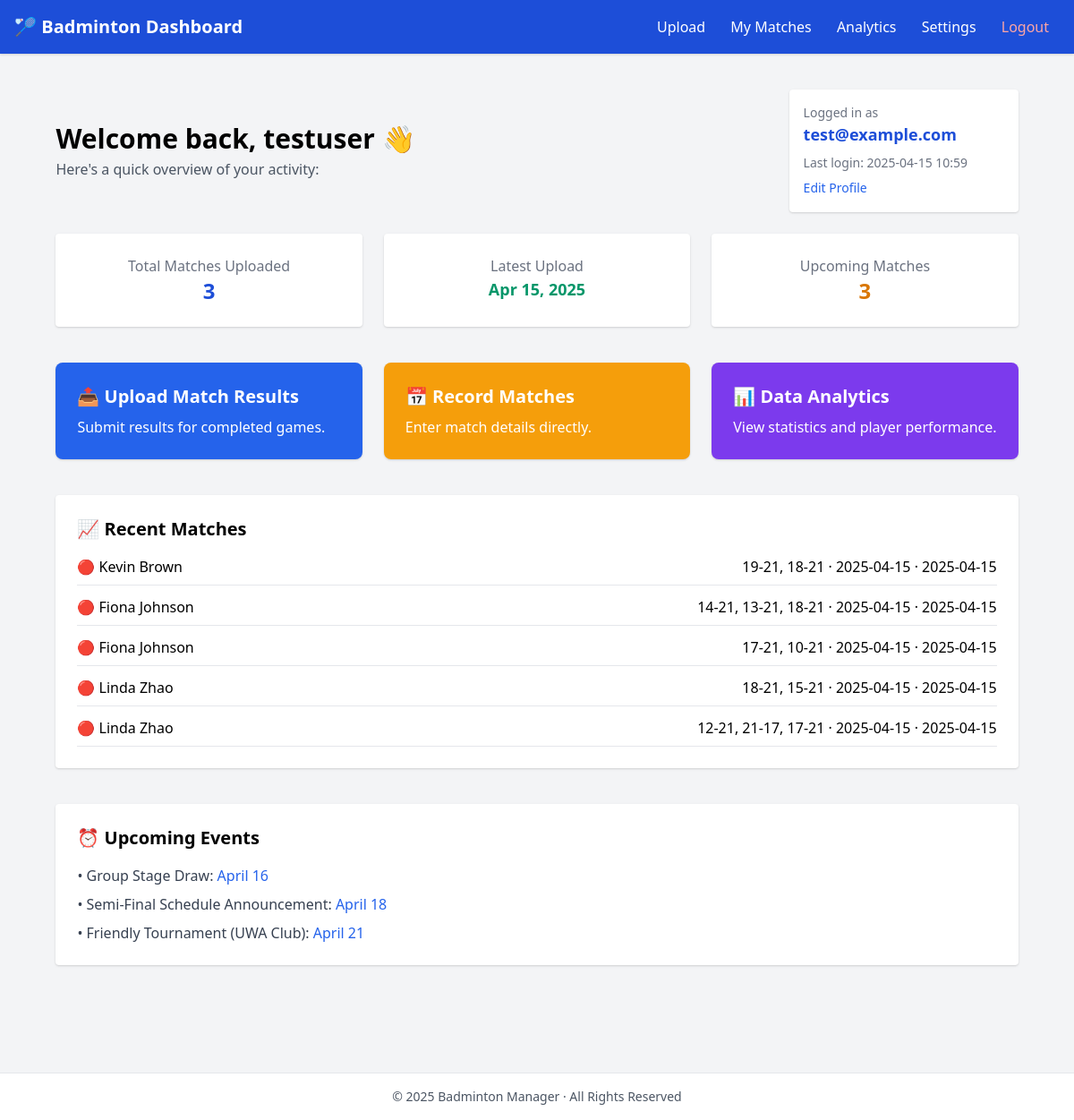
Page /dashboard (signed in) on the committed database.
### app.py (models this page shows, shortened)
class User(db.Model):
    id = db.Column(db.Integer, primary_key=True)
    username = db.Column(db.String(150), nullable=False, unique=True)
    email = db.Column(db.String(150), nullable=False, unique=True)
    password_hash = db.Column(db.String(256), nullable=False)
    last_login = db.Column(db.DateTime, default=datetime.utcnow)
    tournaments = db.relationship('Tournament', backref='organizer', lazy=True)

class Player(db.Model):
    id = db.Column(db.Integer, primary_key=True)
    name = db.Column(db.String(150), nullable=False)
    teams_as_player1 = db.relationship('Team', foreign_keys='Team.player1_id', backref='player1', lazy=True)
    teams_as_player2 = db.relationship('Team', foreign_keys='Team.player2_id', backref='player2', lazy=True)

### app.py (the view)
@app.route("/dashboard")
def dashboard():
    if "user_id" not in session:
        return redirect(url_for("login"))
    user_id = session.get("user_id")
    user = User.query.get(user_id)
    if not user:
        session.clear()
        return redirect(url_for("login"))
    tournament_count = Tournament.query.filter_by(user_id=user.id).count()
    latest_tournament = Tournament.query.filter_by(user_id=user.id).order_by(Tournament.created_at.desc()).first()
    latest_date = latest_tournament.date.strftime("%b %d, %Y") if latest_tournament else "No tournaments yet"
    recent_matches = []
    matches = Match.query.join(Tournament).filter(Tournament.user_id == user.id).order_by(Match.timestamp.desc()).limit(
        5).all()
    for match in matches:
        team1_players = [match.team1.player1.name]
        if match.team1.player2:
            team1_players.append(match.team1.player2.name)
        team2_players = [match.team2.player1.name]
        if match.team2.player2:
            team2_players.append(match.team2.player2.name)
        winner = match.get_winner()
        is_winner_team1 = winner.id == match.team1.id
        recent_matches.append({
            "team1": " vs ".join(team1_players),
            "team2": " vs ".join(team2_players),
            "score": f"{match.score1} · {match.timestamp.strftime('%Y-%m-%d')}",
            "is_winner": is_winner_team1,
            "match_date": match.timestamp.strftime('%Y-%m-%d')
        })
    upcoming_matches = 3
    return render_template(
        "html/dashboard.html",
        user=user,
        username=user.username,
        email=user.email,
        last_login=user.last_login.strftime('%Y-%m-%d %H:%M'),
        tournament_count=tournament_count,
        latest_upload=latest_date,
        upcoming_matches=upcoming_matches,
        recent_matches=recent_matches
    )

### app.py (called while the page is built)
    def get_winner(self):
        score1_sets = self.score1.split(', ')
        score2_sets = self.score2.split(', ')
        team1_wins = 0
        team2_wins = 0
        for i in range(min(len(score1_sets), len(score2_sets))):
            try:
                score1_points = int(score1_sets[i].split('-')[0])
                score2_points = int(score2_sets[i].split('-')[0])
                if score1_points > score2_points:
                    team1_wins += 1
                else:
                    team2_wins += 1
            except (ValueError, IndexError):
                continue
        if team1_wins > team2_wins:
            return self.team1
        else:
            return self.team2

### html/dashboard.html (shortened to what this page needs)
<!DOCTYPE html>
<html lang="en">
<head>
  <link href="https://cdn.jsdelivr.net/npm/tailwindcss@2.2.19/dist/tailwind.min.css" rel="stylesheet">
</head>
<body class="bg-gray-100 min-h-screen flex flex-col">
  <nav class="bg-blue-700 text-white p-4 flex justify-between items-center shadow">
    <h1 class="text-xl font-bold">🏸 Badminton Dashboard</h1>
    <div>
      <a href="/upload" class="px-3 hover:underline">Upload</a>
      <a href="/input_form" class="px-3 hover:underline">My Matches</a>
      <a href="/analytics" class="px-3 hover:underline">Analytics</a>
      <a href="/settings" class="px-3 hover:underline">Settings</a>
      <a href="/logout" class="px-3 hover:underline text-red-300">Logout</a>
    </div>
  </nav>
  <main class="flex-1 max-w-6xl mx-auto px-4 py-10">
    <div class="mb-6 flex justify-between items-center">
      <div>
        <h2 class="text-3xl font-semibold">Welcome back, <span id="username">{{ username }}</span> 👋</h2>
        <p class="text-gray-600 mt-1">Here's a quick overview of your activity:</p>
      </div>
      <div class="bg-white p-4 rounded shadow w-64">
        <p class="text-sm text-gray-500">Logged in as</p>
        <p class="font-semibold text-blue-700 text-lg" id="user-email">{{ email }}</p>
        <p class="text-sm text-gray-500 mt-2">Last login: <span id="last-login">{{ last_login }}</span></p>
        <a href="/settings" class="text-sm text-blue-600 mt-2 inline-block hover:underline">Edit Profile</a>
      </div>
    </div>
    <div class="grid grid-cols-1 md:grid-cols-3 gap-6 mb-10">
      <div class="bg-white p-6 rounded shadow text-center">
        <p class="text-gray-500">Total Matches Uploaded</p>
        <p class="text-2xl font-bold text-blue-700">{{ tournament_count }}</p>
      </div>
      <div class="bg-white p-6 rounded shadow text-center">
        <p class="text-gray-500">Latest Upload</p>
        <p class="text-lg font-semibold text-green-600">{{ latest_upload }}</p>
      </div>
      <div class="bg-white p-6 rounded shadow text-center">
        <p class="text-gray-500">Upcoming Matches</p>
        <p class="text-2xl font-bold text-yellow-600">{{ upcoming_matches }}</p>
      </div>
    </div>
    <div class="grid grid-cols-1 md:grid-cols-3 gap-6 mb-10">
      <a href="/upload" class="bg-blue-600 text-white p-6 rounded-lg shadow hover:bg-blue-700 transition">
        <h3 class="text-xl font-bold mb-2">📤 Upload Match Results</h3>
        <p>Submit results for completed games.</p>
      </a>
      <a href="/input_form" class="bg-yellow-500 text-white p-6 rounded-lg shadow hover:bg-yellow-600 transition">
        <h3 class="text-xl font-bold mb-2">📅 Record Matches</h3>
        <p>Enter match details directly.</p>
      </a>
      <a href="/analytics" class="bg-purple-600 text-white p-6 rounded-lg shadow hover:bg-purple-700 transition">
        <h3 class="text-xl font-bold mb-2">📊 Data Analytics</h3>
        <p>View statistics and player performance.</p>
      </a>
    </div>
    <div class="bg-white rounded shadow p-6 mb-10">
      <h3 class="text-xl font-bold mb-4">📈 Recent Matches</h3>
      {% if recent_matches %}
        <ul class="space-y-3">
          {% for match in recent_matches %}
            <li class="border-b pb-2 flex justify-between">
              <span>
                {% if match.is_winner %}🟢{% else %}🔴{% endif %}
                {{ match.team1 }}
              </span>
              <span>{{ match.score }} · {{ match.match_date }}</span>
            </li>
          {% endfor %}
        </ul>
      {% else %}
        <p class="text-gray-500 text-center py-4">No recent matches found. Start by uploading match results!</p>
      {% endif %}
    </div>
    <div class="bg-white rounded shadow p-6 mb-20">
      <h3 class="text-xl font-bold mb-4">⏰ Upcoming Events</h3>
      <ul class="space-y-2 text-gray-700">
        <li>• Group Stage Draw: <span class="text-blue-600 font-medium">April 16</span></li>
        <li>• Semi-Final Schedule Announcement: <span class="text-blue-600 font-medium">April 18</span></li>
        <li>• Friendly Tournament (UWA Club): <span class="text-blue-600 font-medium">April 21</span></li>
      </ul>
    </div>
  </main>
  <footer class="bg-white text-gray-600 text-sm text-center py-4 border-t">
    © 2025 Badminton Manager · All Rights Reserved
  </footer>
</body>
</html>

### rows in the picture
User: username "testuser", email "test@example.com"
Player: team1 "Kevin Brown"
Player: team1 "Fiona Johnson", score "14-21, 13-21, 18-21 · 2025-04-15", match_date "2025-04-15", team1 "Fiona Johnson"
Player: team1 "Linda Zhao", score "18-21, 15-21 · 2025-04-15", match_date "2025-04-15", team1 "Linda Zhao"

### other values in the picture
{{ last_login }} "2025-04-15 10:59"
{{ tournament_count }} "3"
{{ latest_upload }} "Apr 15, 2025"
{{ upcoming_matches }} "3"
{{ match.score }} "19-21, 18-21 · 2025-04-15" "17-21, 10-21 · 2025-04-15" "12-21, 21-17, 17-21 · 2025-04-15"
{{ match.match_date }} "2025-04-15" "2025-04-15" "2025-04-15"
